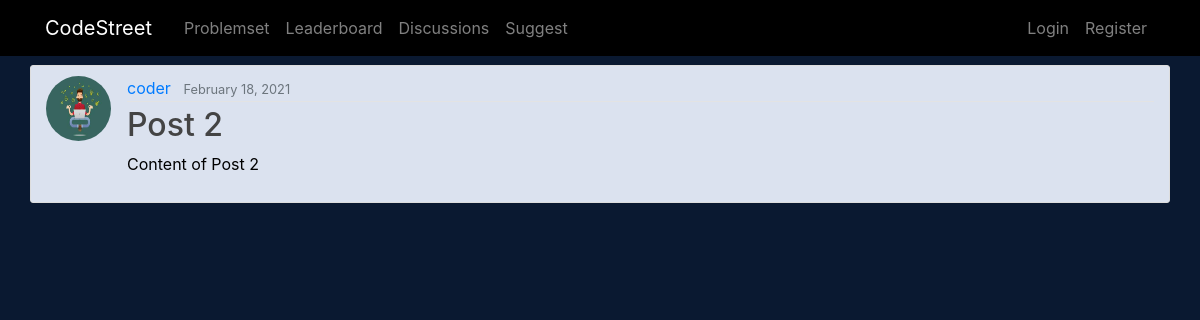
The app's page /discussions/post/2/ with its own data.
### discussions/models.py (models this page shows, shortened)
class Post(models.Model):
    title = models.CharField(max_length=100)
    content = models.TextField()
    date_posted = models.DateTimeField(default=timezone.now)
    author = models.ForeignKey(User, on_delete=models.CASCADE)

### users/models.py (models this page shows, shortened)
class Profile(models.Model):
    user = models.OneToOneField(User, on_delete=models.CASCADE)
    image = models.ImageField(default='default.jpg', upload_to='profile_pics')
    points = models.IntegerField(default=0)

### discussions/views.py (the view)
# urls.py: path('post/<int:pk>/', PostDetailView.as_view(), name='post-detail'),
class PostDetailView(DetailView):
    model = Post

### discussions/templates/discussions/post_detail.html (shortened to what this page needs)
{% extends "problemset/base.html" %}
{% block content %}
  <article class=" container media content-section">
    <img class="rounded-circle article-img" src="{{ object.author.profile.image.url }}">
    <div class="media-body">
      <div class="article-metadata">
        <a class="mr-2" href="{% url 'user-posts' object.author.username %}">{{ object.author }}</a>
        <small class="text-muted">{{ object.date_posted|date:"F d, Y" }}</small>
      </div>
      <h2 class="article-title">{{ object.title }}</h2>
      <p class="article-content">{{ object.content }}</p>
    </div>
  </article>
{% endblock content %}

### problemset/static/problemset/main.css (style rules this page uses)
.main-body { background: #0a1931; }
h1, h2, h3, h4, h5, h6 { color: #FFF; }
.content-section { color: #000000; background: #dbe2ef; padding: 10px 20px; border: 1px solid #dddddd; border-radius: 3px; margin-bottom: 20px; }
.article-title { color: #444444; }
.article-content { white-space: pre-line; }
.article-img { height: 65px; width: 65px; margin-right: 16px; }
.article-metadata { padding-bottom: 1px; margin-bottom: 4px; border-bottom: 1px solid #e3e3e3; }

### records on screen
Post: author.profile.image (placeholder picture), author "coder", date_posted "February 18, 2021", title "Post 2", content "Content of Post 2"
